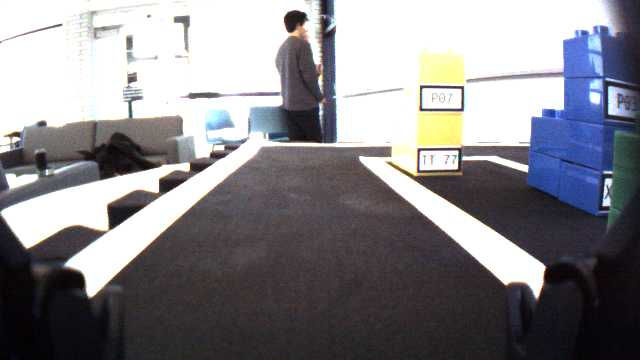
#> input picture Competition/Image_Processing/test_image.png, 640 x 360 px, found by its file name
$ python hough_transform.py
#> lines starting #> are read from the running program, lines starting #| are printed output that depends on the picture; after the words box and inside, x2 and y2 are one past the last pixel; in counts of white or black regions, pixels touching at a corner belong together
import cv2
import numpy as np

img = cv2.imread('Competition\\Image_Processing\\test_image.png')
#> img is the input picture: shape (360, 640, 3); mean B, G, R 138, 133.6, 134.8

gray = cv2.cvtColor(img, cv2.COLOR_BGR2GRAY)
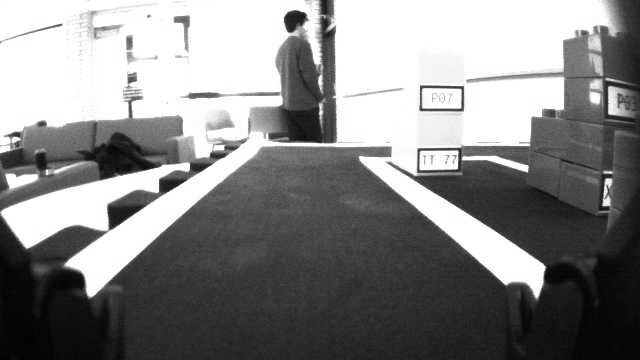
#> gray: shape (360, 640); min 0, max 255, mean 134.5
edges = cv2.Canny(gray, 50, 150, apertureSize=3)
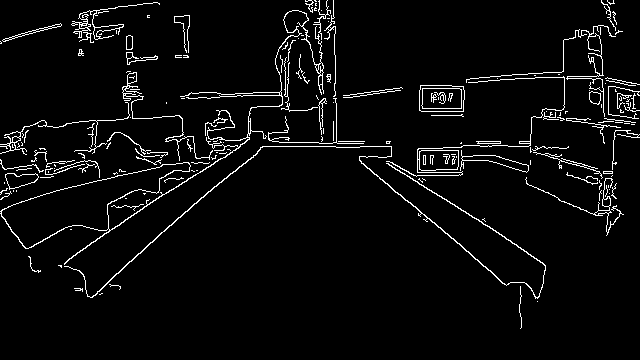
#> edges: shape (360, 640); 4.3% white in thin lines or dots

threshold = 125

lines = cv2.HoughLines(edges, 1, np.pi/180, threshold)
#> lines = 16 rows, first 8: [146, 1.57], [-108, 2.27], [137, 1.59], [-67, 2.13], [281, 0.838], [198, 1.34], [106, 1.52], [253, 0.995]
print(lines.size)
#| 32
for line in lines:
    for rho, theta in line:
        a = np.cos(theta)
        b = np.sin(theta)
        x0 = a*rho
        y0 = b*rho
        x1 = int(x0 + 1000*(-b))
        y1 = int(y0 + 1000*(a))
        x2 = int(x0 - 1000*(-b))
        y2 = int(y0 - 1000*(a))

        cv2.line(img, (x1, y1), (x2, y2), (0, 0, 255), 2)
#> this loop made 16 passes
#> line on passes 1 to 12: [[146, 1.57]], [[-108, 2.27]], [[137, 1.59]], [[-67, 2.13]], [[281, 0.838]], [[198, 1.34]], [[106, 1.52]], [[253, 0.995]], [[104, 1.54]], [[-75, 2.15]], [[282, 0.855]], [[133, 1.47]]
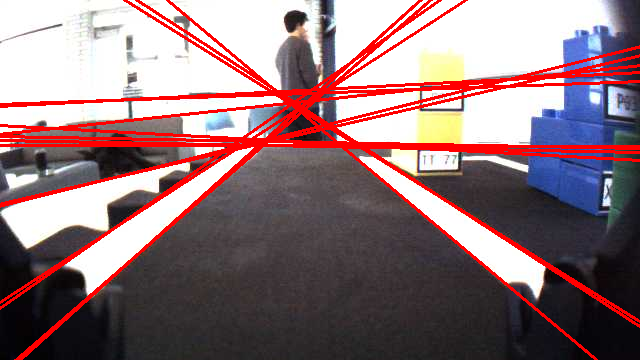
#> img: shape (360, 640, 3); 10.14% of pixels changed, all inside (x1, y1, x2, y2) = (0, 0, 640, 360)

cv2.imwrite('Competition\\Image_Processing\\houghlines3.jpg', img)

minLineLength = 100
maxLineGap = 10
img = cv2.imread('Competition\\Image_Processing\\test_image.png')

gray = cv2.cvtColor(img, cv2.COLOR_BGR2GRAY)
edges = cv2.Canny(gray, 50, 150, apertureSize=3)

lines = cv2.HoughLinesP(edges, 1, np.pi/180, threshold,
                        minLineLength, maxLineGap)
#> lines = [[461, 246, 497, 277], [262, 146, 335, 146], [508, 146, 528, 146], [454, 205, 506, 238], [407, 200, 460, 245], [164, 231, 208, 191], [279, 142, 316, 142], [143, 170, 161, 166], [264, 92, 279, 92], [198, 173, 218, 160], [252, 95, 281, 94], [153, 117, 171, 116]]
print(lines.size)
#| 48
for line in lines:
    for x1, y1, x2, y2 in line:
        cv2.line(img, (x1, y1), (x2, y2), (0, 255, 0), 2)
#> this loop made 12 passes
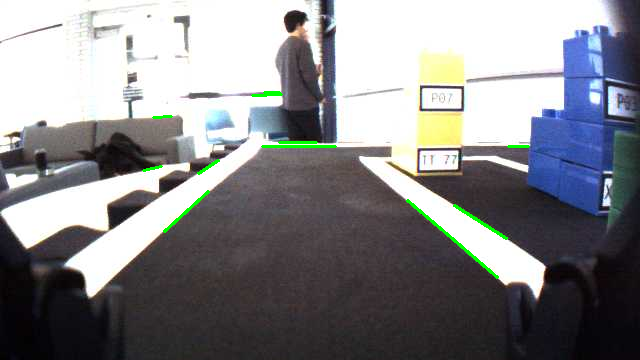
#> img: shape (360, 640, 3); 0.66% of pixels changed, all inside (x1, y1, x2, y2) = (142, 91, 530, 279)

cv2.imwrite('Competition\\Image_Processing\\houghlines5.jpg', img)

$ run again, with Competition/Image_Processing/acircles_pattern.png copied over Competition/Image_Processing/test_image.png
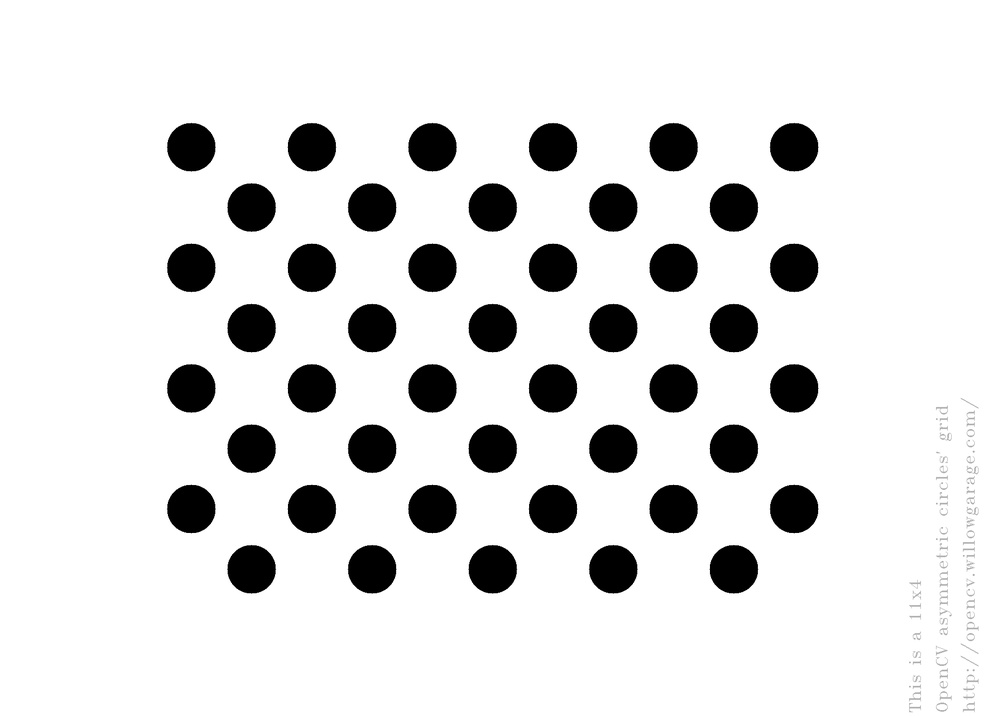
#> input picture Competition/Image_Processing/acircles_pattern.png, 985 x 716 px, shrunk from 1830 x 1330 before the run, found by its file name
#> img is the input picture: shape (716, 985, 3); min 0, max 255, mean 225.5
#> `edges = cv2.Canny(gray, 50, 150, apertureSize=3)`:
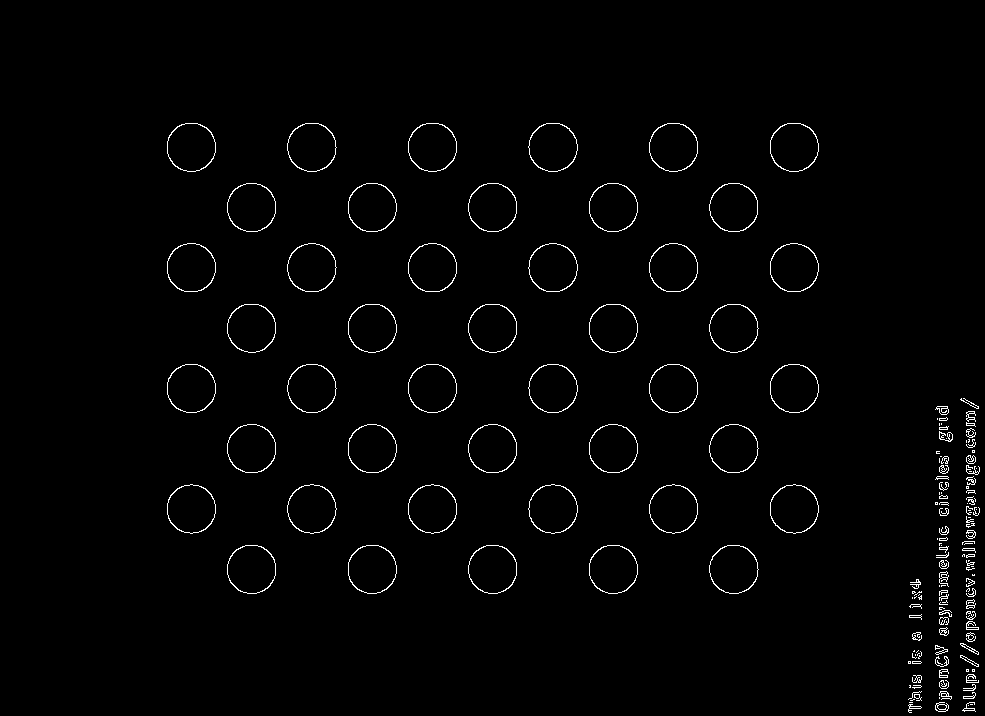
#> edges: shape (716, 985); 1.5% white in thin lines or dots, all inside (x1, y1, x2, y2) = (167, 123, 980, 713)
#> `lines = cv2.HoughLines(edges, 1, np.pi/180, threshold)`: lines = [[641, 0.785], [939, 0], [689, 0.785], [966, 0], [-226, 2.36], [-93, 2.36], [556, 0.785], [968, 0]]
#| 16
#> the loop `for line in lines:` made 8 passes
#> after the loop `for line in lines:`:
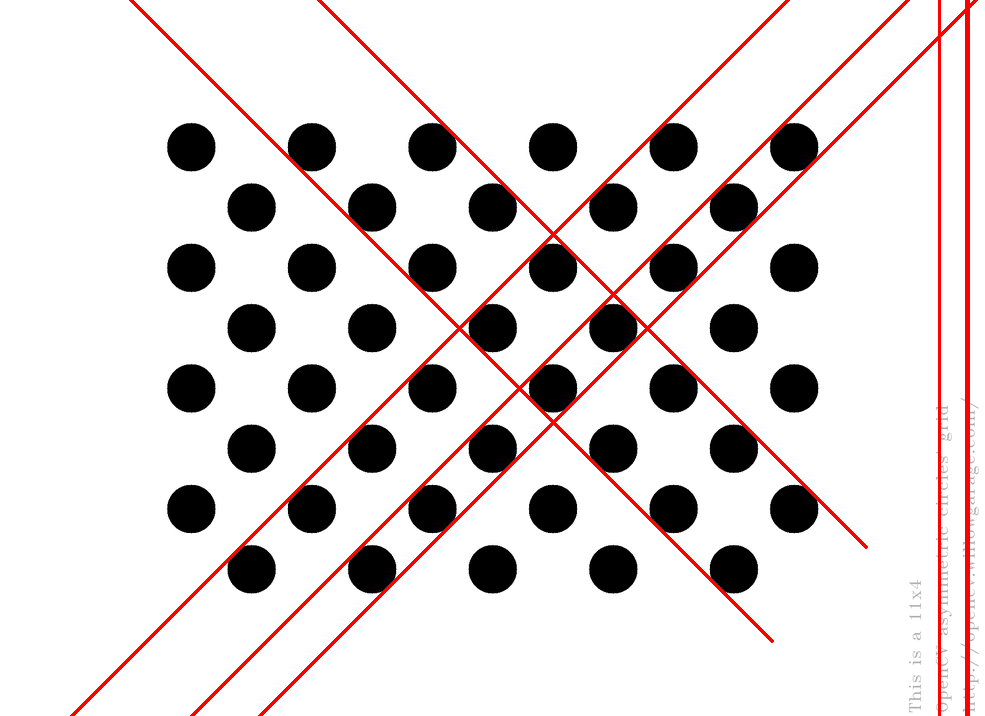
#> img: shape (716, 985, 3); 3.16% of pixels changed, all inside (x1, y1, x2, y2) = (70, 0, 978, 716)
#> `lines = cv2.HoughLinesP(edges, 1, np.pi/180, threshold, minLineLength,..`: lines = [[591, 316, 601, 306], [712, 195, 722, 185], [745, 229, 755, 219], [685, 289, 695, 279]]
#| 16
#> the loop `for line in lines:` made 4 passes

$ run again, with Competition/Image_Processing/calibration checkerboard.png copied over Competition/Image_Processing/test_image.png
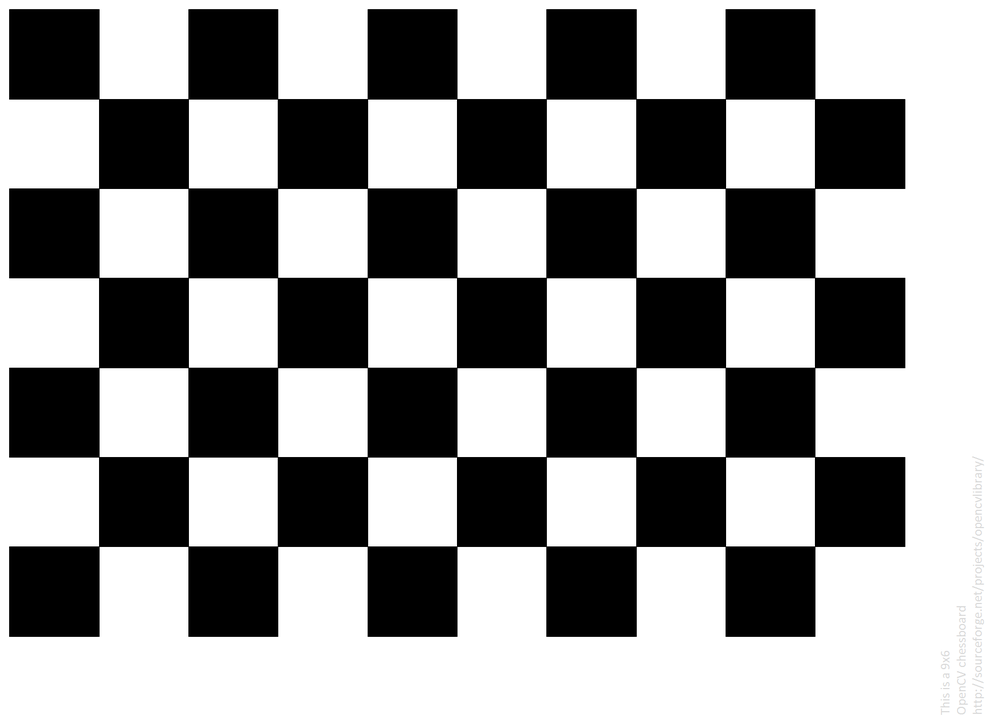
#> input picture Competition/Image_Processing/calibration checkerboard.png, 985 x 716 px, shrunk from 1830 x 1330 before the run, found by its file name
#> img is the input picture: shape (716, 985, 3); mean B, G, R 152.2, 152.2, 152.2
#> `edges = cv2.Canny(gray, 50, 150, apertureSize=3)`:
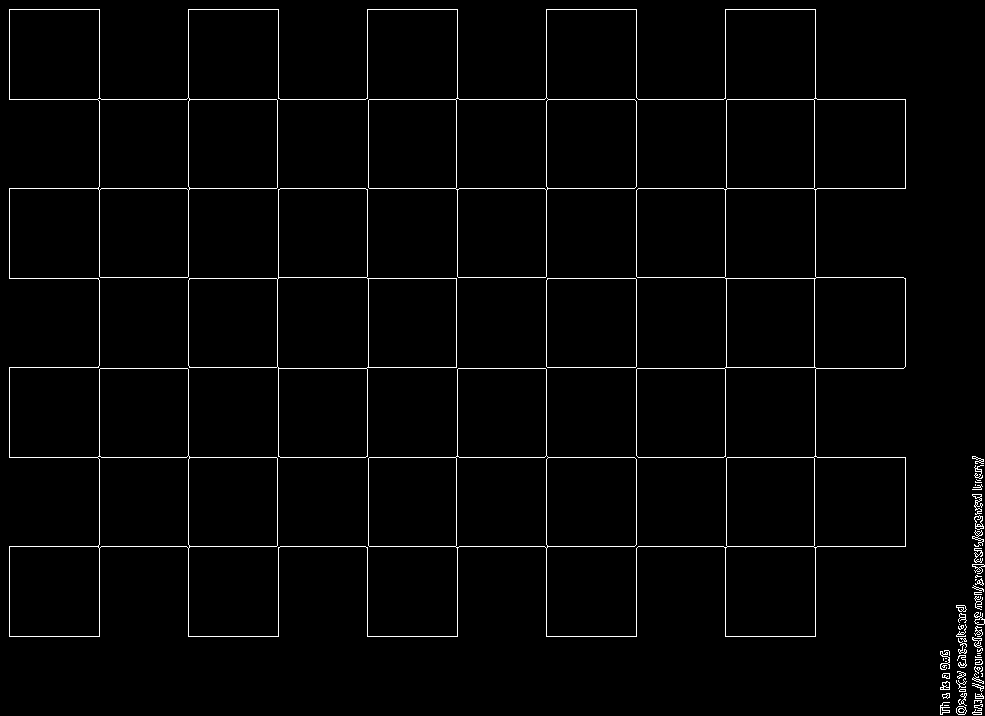
#> edges: shape (716, 985); 2% white in thin lines or dots
#> `lines = cv2.HoughLines(edges, 1, np.pi/180, threshold)`: lines = 20 rows, first 8: [546, 1.57], [457, 1.57], [188, 1.57], [99, 1.57], [99, 0], [636, 0], [546, 0], [188, 0]
#| 40
#> the loop `for line in lines:` made 20 passes
#> `lines = cv2.HoughLinesP(edges, 1, np.pi/180, threshold, minLineLength,..`: lines = 82 rows, first 6: [638, 546, 723, 546], [817, 457, 905, 457], [817, 188, 905, 188], [459, 99, 544, 99], [636, 97, 636, 9], [188, 544, 188, 459]
#| 328
#> the loop `for line in lines:` made 82 passes
#> after the loop `for line in lines:`:
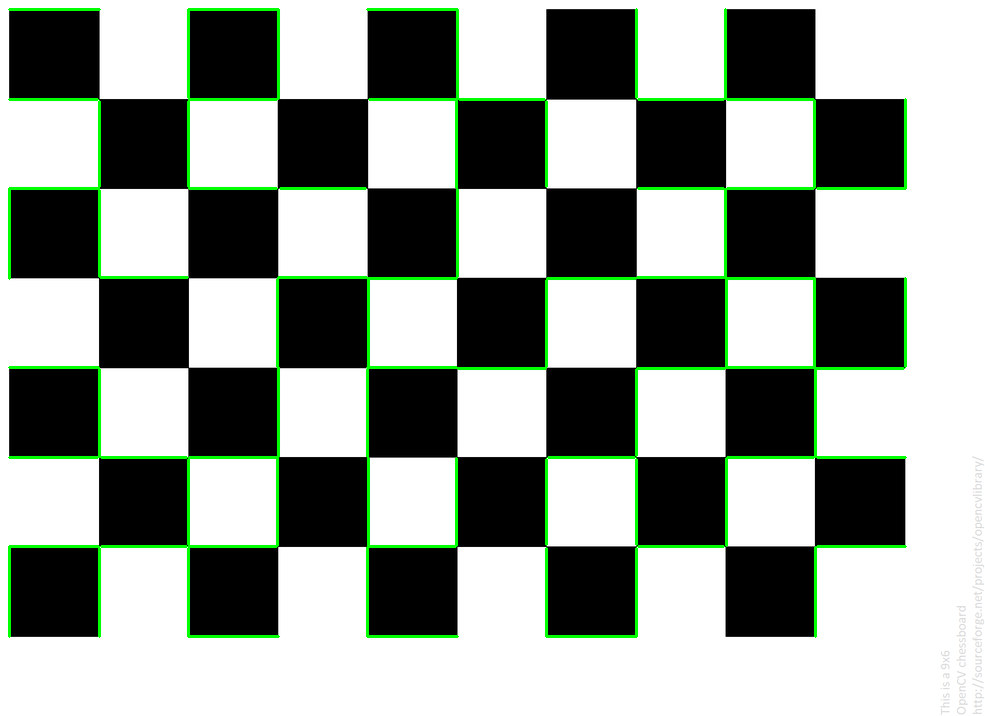
#> img: shape (716, 985, 3); 3.09% of pixels changed, all inside (x1, y1, x2, y2) = (8, 8, 907, 638)

$ run again, with Competition/Image_Processing/calibration_image.png copied over Competition/Image_Processing/test_image.png
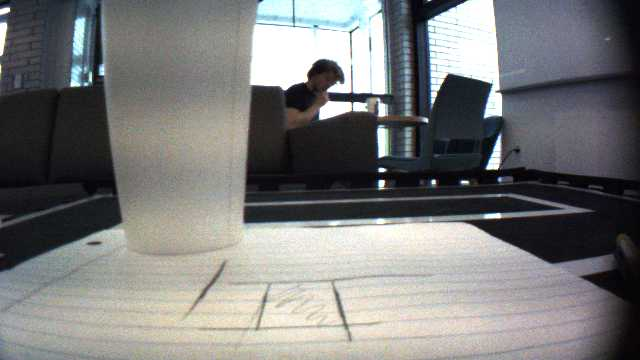
#> input picture Competition/Image_Processing/calibration_image.png, 640 x 360 px, found by its file name
#> img is the input picture: shape (360, 640, 3); mean B, G, R 122.3, 122.8, 122.4
#> `edges = cv2.Canny(gray, 50, 150, apertureSize=3)`:
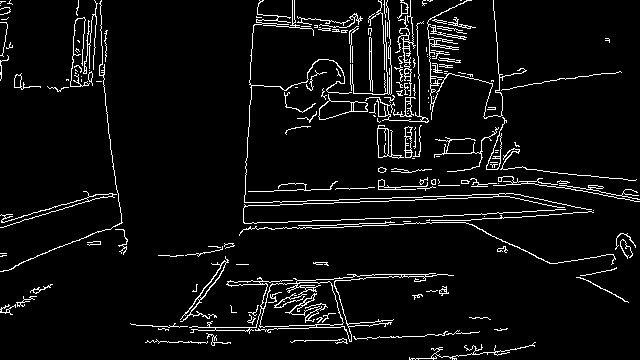
#> edges: shape (360, 640); 5.5% white in thin lines or dots
#> `lines = cv2.HoughLines(edges, 1, np.pi/180, threshold)`: lines = 14 rows, first 8: [211, 1.54], [214, 1.54], [231, 1.54], [200, 1.54], [219, 1.52], [206, 1.55], [290, 1.54], [244, 1.52]
#| 28
#> the loop `for line in lines:` made 14 passes
#> `lines = cv2.HoughLinesP(edges, 1, np.pi/180, threshold, minLineLength,..`: lines = 27 rows, first 6: [368, 198, 391, 198], [423, 196, 437, 196], [472, 197, 492, 197], [446, 195, 464, 195], [248, 205, 273, 205], [347, 219, 364, 219]
#| 108
#> the loop `for line in lines:` made 27 passes
#> after the loop `for line in lines:`:
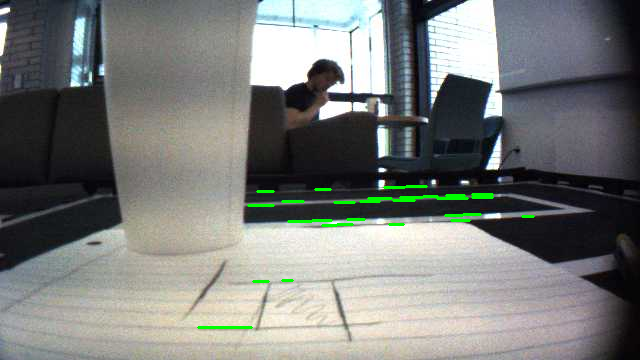
#> img: shape (360, 640, 3); 0.8% of pixels changed, all inside (x1, y1, x2, y2) = (197, 185, 535, 329)
